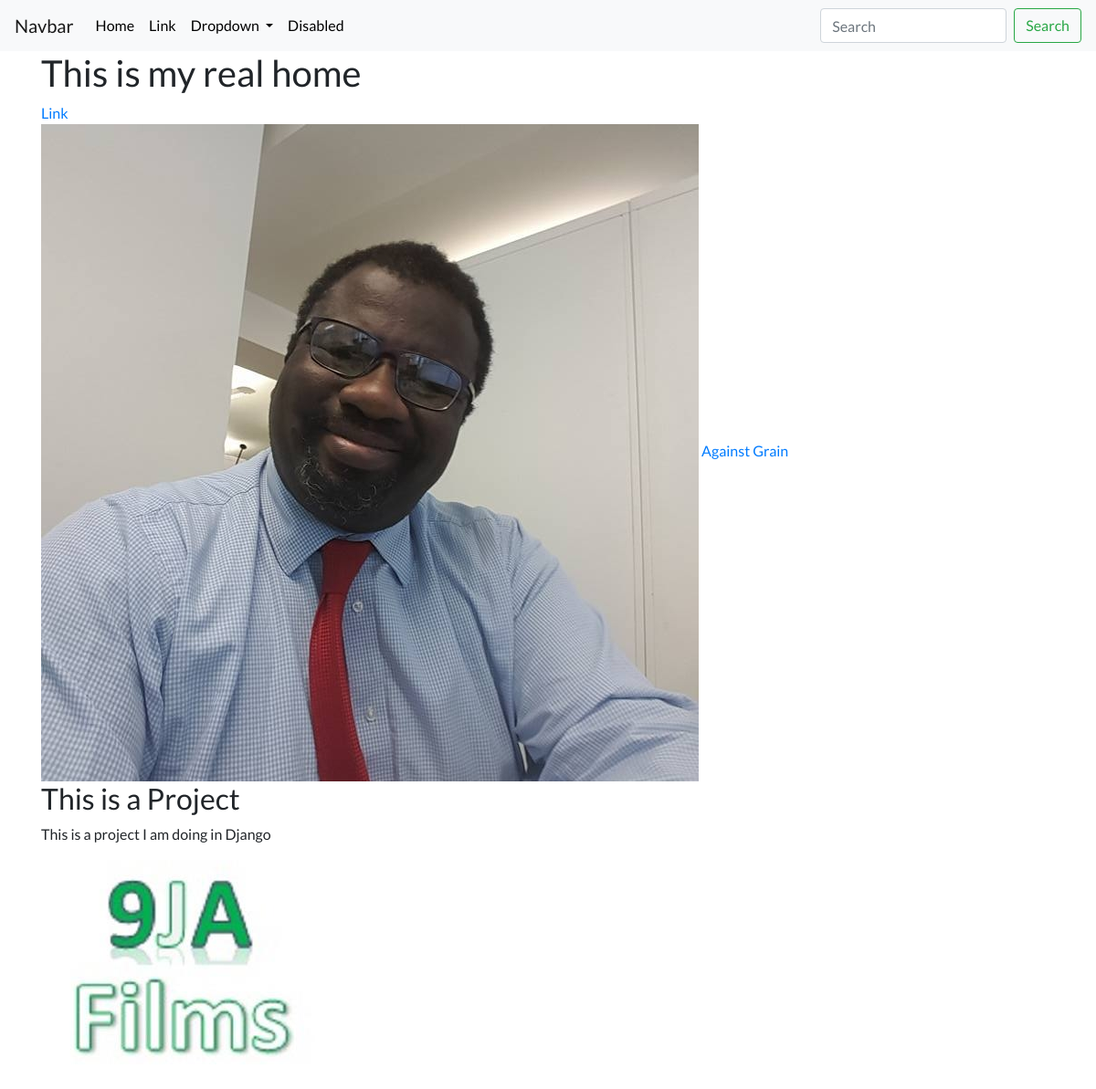
The app's page /, older data.
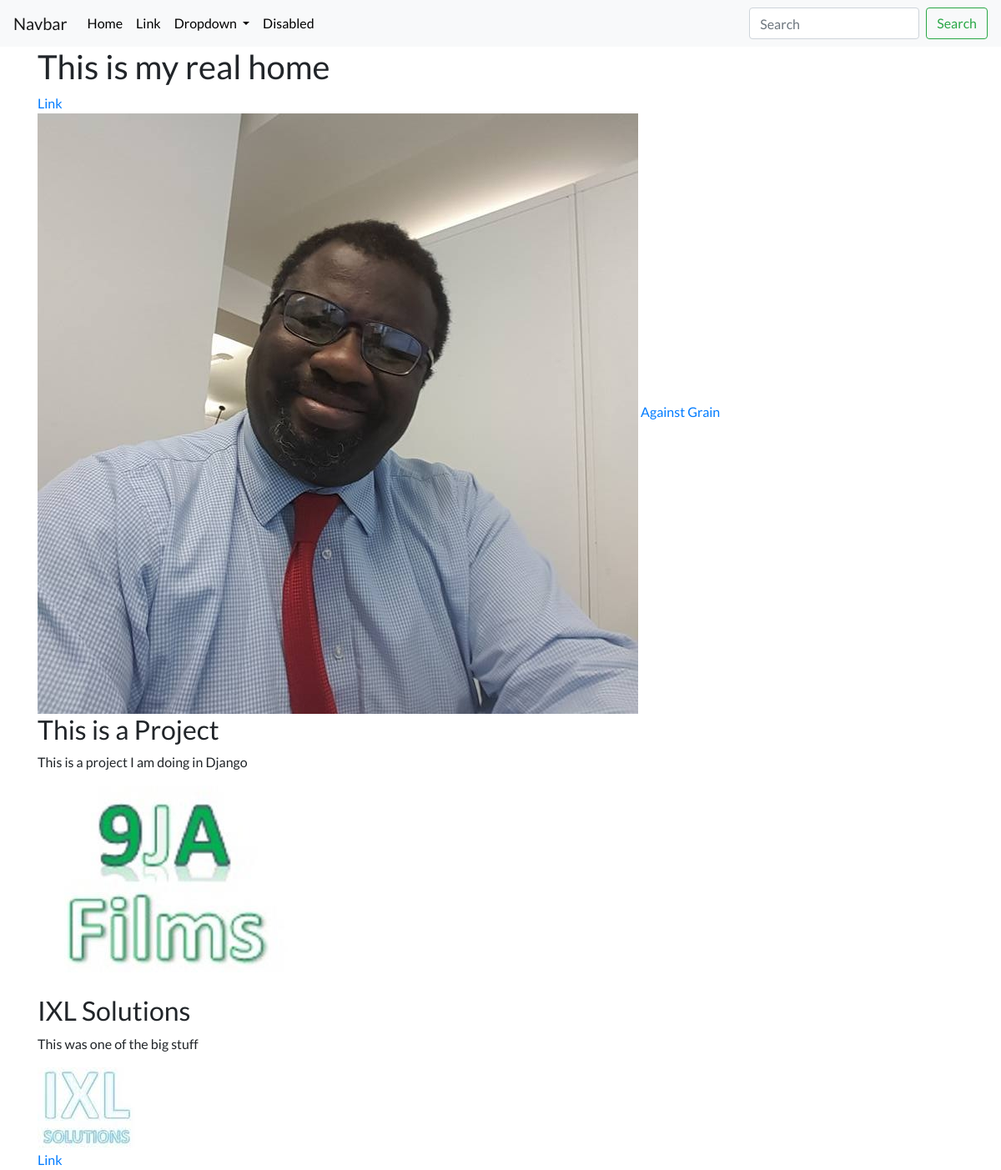
The same page, newer data.
### portfolio/models.py (models this page shows, shortened)
class Project(models.Model):
    title = models.CharField(max_length=100)
    description = models.CharField(max_length=250)
    image = models.ImageField(upload_to='portfolio/images/')
    url = models.URLField(blank=True)

### portfolio/views.py (the view)
# urls.py: 2. Add a URL to urlpatterns:  path('', views.home, name='home')
def home(request):
    projects = Project.objects.all()
    return render(request, 'portfolio/home.html', {'projects' : projects})

### portfolio/templates/portfolio/home.html
{% extends 'portfolio/base.html'%}
{% block content %}
      <h1>This is my real home</h1>
      {% load static %}
      <a href="{% url 'blog:all_blogs' %}">Link</a>
      <br>
      <img src="{% static 'portfolio/Tunde_Ajao.jpg' %}">
      <a href="{% static 'portfolio/AgainstGrain.pdf' %}">Against Grain</a>
      {% for project in projects %}
        <h2>{{ project.title }}</h2>
        <p>{{ project.description }}</p>
        <img src="{{ project.image }}" alt="">
        {% if project.url %}
        <br><a href="{{ project.url }}">Link</a>
        {% endif %}
      {% endfor %}
{% endblock %}

### portfolio/templates/portfolio/base.html (shortened to what this page needs)
<!doctype html>
{% load static %}
<html lang="en">
  <head>
    <link rel="stylesheet" href="https://stackpath.bootstrapcdn.com/bootstrap/4.5.2/css/bootstrap.min.css">
    <link rel="stylesheet" href="{% static "/portfolio/custom.css" %}">
  </head>
  <body>
    <nav class="navbar navbar-expand-lg navbar-light bg-light">
  <a class="navbar-brand" href="#">Navbar</a>
  <div class="collapse navbar-collapse" id="navbarSupportedContent">
    <ul class="navbar-nav mr-auto">
      <li class="nav-item active">
        <a class="nav-link" href="#">Home <span class="sr-only">(current)</span></a>
      </li>
      <li class="nav-item">
        <a class="nav-link" href="#">Link</a>
      </li>
      <li class="nav-item dropdown">
        <a class="nav-link dropdown-toggle" href="#" id="navbarDropdown" role="button" data-toggle="dropdown" aria-haspopup="true" aria-expanded="false">
          Dropdown
        </a>
      </li>
      <li class="nav-item">
        <a class="nav-link disabled" href="#" tabindex="-1" aria-disabled="true">Disabled</a>
      </li>
    </ul>
    <form class="form-inline my-2 my-lg-0">
      <input class="form-control mr-sm-2" type="search" placeholder="Search" aria-label="Search">
      <button class="btn btn-outline-success my-2 my-sm-0" type="submit">Search</button>
    </form>
  </div>
</nav>
    <div class="container">
      {% block content %}
      {% endblock %}
    </div>
  </body>
</html>

### portfolio/static/portfolio/custom.css (style rules this page uses)
.navbar-nav .nav-link { color: rgba(0, 0, 0, 1) !important; }
body { font-family: 'Lato', sans-serif; }

Row changes from the older to the newer data that the page shows:
added Project: title "IXL Solutions", description "This was one of the big stuff", image (picture)
